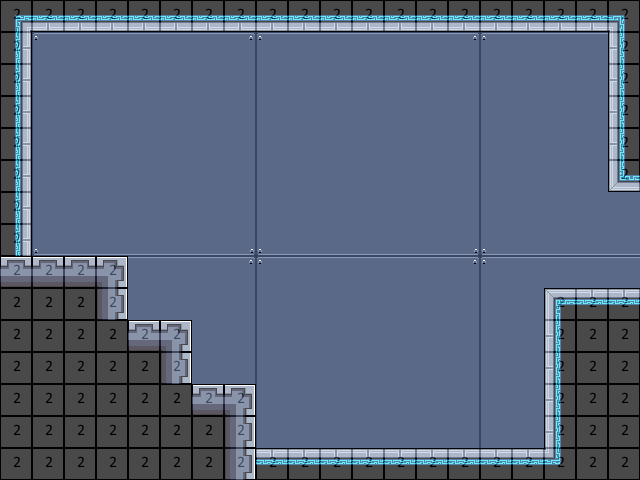

Tiled map render using the project's own tile images. Description and the whole map definition, tile-layer contents included, below:
An orthogonal 20x15 tile map with 32x32 px tiles, 3 tile layers (bg, mg, collision), 2 tilesets and 5 objects (13_start, start, Testing Boost Upgrade., boost, Pres O to boost.).

<map version="2017.05.26" orientation="orthogonal" renderorder="right-down" width="20" height="15" tilewidth="32" tileheight="32" nextobjectid="39">
 <tileset firstgid="1" name="32blocks" tilewidth="32" tileheight="32" tilecount="10" columns="10">
  <image source="32blocks.png" width="320" height="32" />
 </tileset>
 <tileset firstgid="11" name="shipTileset" tilewidth="32" tileheight="32" tilecount="133" columns="19">
  <image source="shipTileset.png" width="608" height="224" />
 </tileset>
 <layer name="bg" width="20" height="15">
  <data encoding="csv">
0,128,126,127,128,126,127,128,126,127,128,126,127,128,126,127,128,126,127,128,
0,21,22,22,22,22,22,23,21,22,22,22,22,22,23,21,22,22,22,22,
0,40,41,41,41,41,41,42,40,41,41,41,41,41,42,40,41,41,41,41,
0,40,41,41,41,41,41,42,40,41,41,41,41,41,42,40,41,41,41,41,
0,40,41,41,41,41,41,42,40,41,41,41,41,41,42,40,41,41,41,41,
0,40,41,41,41,41,41,42,40,41,41,41,41,41,42,40,41,41,41,41,
0,40,41,41,41,41,41,42,40,41,41,41,41,41,42,40,41,41,41,41,
0,59,60,60,60,60,60,61,59,60,60,60,60,60,61,59,60,60,60,60,
0,21,22,22,22,22,22,23,21,22,22,22,22,22,23,21,22,22,22,22,
0,40,41,41,41,41,41,42,40,41,41,41,41,41,42,40,41,41,41,41,
0,40,41,41,41,41,41,42,40,41,41,41,41,41,42,40,41,41,41,41,
0,40,41,41,41,41,41,42,40,41,41,41,41,41,42,40,41,41,41,41,
0,40,41,41,41,41,41,42,40,41,41,41,41,41,42,40,41,41,41,41,
0,40,41,41,41,41,41,42,40,41,41,41,41,41,42,40,41,41,41,41,
0,59,60,60,60,60,60,61,59,60,60,60,60,60,61,59,60,60,60,60
</data>
 </layer>
 <layer name="mg" width="20" height="15">
  <data encoding="csv">
94,51,51,51,51,51,51,51,51,51,51,51,51,51,51,51,51,51,51,95,
33,0,0,0,0,0,0,0,0,0,0,0,0,0,0,0,0,0,0,31,
33,0,0,0,0,0,0,0,0,0,0,0,0,0,0,0,0,0,0,31,
33,0,0,0,0,0,0,0,0,0,0,0,0,0,0,0,0,0,0,31,
33,0,0,0,0,0,0,0,0,0,0,0,0,0,0,0,0,0,0,31,
33,0,0,0,0,0,0,0,0,0,0,0,0,0,0,0,0,0,0,50,
33,0,0,0,0,0,0,0,0,0,0,0,0,0,0,0,0,0,0,0,
33,0,0,0,0,0,0,0,0,0,0,0,0,0,0,0,0,0,0,0,
16,16,16,17,0,0,0,0,0,0,0,0,0,0,0,0,0,0,0,0,
35,35,35,36,0,0,0,0,0,0,0,0,0,0,0,0,0,12,13,13,
35,35,35,32,16,17,0,0,0,0,0,0,0,0,0,0,0,31,32,32,
35,35,35,35,35,36,0,0,0,0,0,0,0,0,0,0,0,31,32,32,
35,35,35,35,35,32,16,17,0,0,0,0,0,0,0,0,0,31,32,32,
35,35,35,35,35,35,35,36,0,0,0,0,0,0,0,0,0,31,32,32,
35,35,35,35,35,35,35,36,13,13,13,13,13,13,13,13,13,114,32,32
</data>
 </layer>
 <layer name="collision" width="20" height="15" opacity="0.29">
  <data encoding="csv">
2,2,2,2,2,2,2,2,2,2,2,2,2,2,2,2,2,2,2,2,
2,0,0,0,0,0,0,0,0,0,0,0,0,0,0,0,0,0,0,2,
2,0,0,0,0,0,0,0,0,0,0,0,0,0,0,0,0,0,0,2,
2,0,0,0,0,0,0,0,0,0,0,0,0,0,0,0,0,0,0,2,
2,0,0,0,0,0,0,0,0,0,0,0,0,0,0,0,0,0,0,2,
2,0,0,0,0,0,0,0,0,0,0,0,0,0,0,0,0,0,0,2,
2,0,0,0,0,0,0,0,0,0,0,0,0,0,0,0,0,0,0,0,
2,0,0,0,0,0,0,0,0,0,0,0,0,0,0,0,0,0,0,0,
2,2,2,2,0,0,0,0,0,0,0,0,0,0,0,0,0,0,0,0,
2,2,2,2,0,0,0,0,0,0,0,0,0,0,0,0,0,2,2,2,
2,2,2,2,2,2,0,0,0,0,0,0,0,0,0,0,0,2,2,2,
2,2,2,2,2,2,0,0,0,0,0,0,0,0,0,0,0,2,2,2,
2,2,2,2,2,2,2,2,0,0,0,0,0,0,0,0,0,2,2,2,
2,2,2,2,2,2,2,2,0,0,0,0,0,0,0,0,0,2,2,2,
2,2,2,2,2,2,2,2,2,2,2,2,2,2,2,2,2,2,2,2
</data>
 </layer>
 <objectgroup name="Object Layer 1">
  <object id="24" name="travel" type="13_start" x="627.333" y="195.333" width="9.33333" height="90" />
  <object id="32" name="d" type="start" x="43.3333" y="203.333" width="12.6667" height="13.3333" />
  <object id="33" name="message" type="Testing Boost Upgrade." x="28" y="128" width="109.333" height="143.333" />
  <object id="35" name="enemy" type="boost" x="395.5" y="425.5" width="15" height="13" />
  <object id="38" name="message" type="Pres O to boost." x="304" y="339" width="206" height="132" />
 </objectgroup>
</map>
